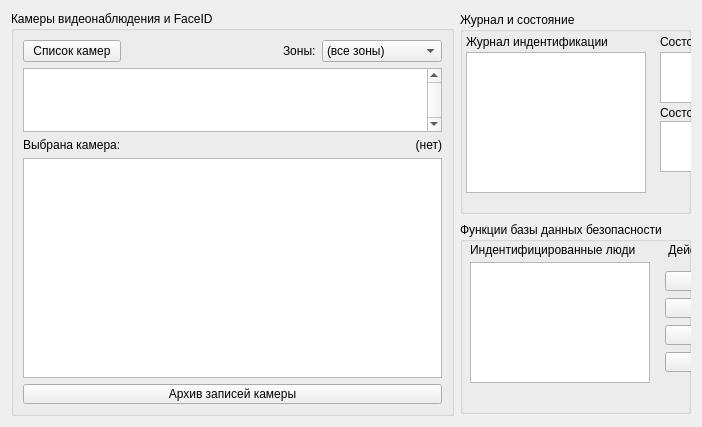
            <widget class="QWidget" name="page_2">
             <layout class="QVBoxLayout" name="verticalLayout_6">
              <item>
               <layout class="QGridLayout" name="grd_DefnRootWidget">
                <item row="0" column="1">
                 <widget class="QGroupBox" name="box_DefnLogsPool">
                  <property name="sizePolicy">
                   <sizepolicy hsizetype="Maximum" vsizetype="Expanding">
                    <horstretch>0</horstretch>
                    <verstretch>0</verstretch>
                   </sizepolicy>
                  </property>
                  <property name="maximumSize">
                   <size>
                    <width>447</width>
                    <height>202</height>
                   </size>
                  </property>
                  <property name="title">
                   <string>Журнал и состояние</string>
                  </property>
                  <widget class="QLabel" name="lbl_ReadOnly7">
                   <property name="geometry">
                    <rect>
                     <x>6</x>
                     <y>22</y>
                     <width>141</width>
                     <height>16</height>
                    </rect>
                   </property>
                   <property name="text">
                    <string>Журнал индентификации</string>
                   </property>
                  </widget>
                  <widget class="QTableView" name="tbv_DefnIndeficationLog">
                   <property name="geometry">
                    <rect>
                     <x>6</x>
                     <y>40</y>
                     <width>180</width>
                     <height>141</height>
                    </rect>
                   </property>
                  </widget>
                  <widget class="QLabel" name="lbl_ReadOnly8">
                   <property name="geometry">
                    <rect>
                     <x>200</x>
                     <y>22</y>
                     <width>181</width>
                     <height>16</height>
                    </rect>
                   </property>
                   <property name="text">
                    <string>Состояние замков</string>
                   </property>
                  </widget>
                  <widget class="QTableView" name="tbv_DefnLockStat">
                   <property name="geometry">
                    <rect>
                     <x>200</x>
                     <y>40</y>
                     <width>241</width>
                     <height>51</height>
                    </rect>
                   </property>
                  </widget>
                  <widget class="QLabel" name="lbl_ReadOnly9">
                   <property name="geometry">
                    <rect>
                     <x>200</x>
                     <y>93</y>
                     <width>181</width>
                     <height>16</height>
                    </rect>
                   </property>
                   <property name="text">
                    <string>Состояние модулей FaceID и ОП</string>
                   </property>
                  </widget>
                  <widget class="QTableView" name="tbv_DefnHardwareStat">
                   <property name="geometry">
                    <rect>
                     <x>200</x>
                     <y>109</y>
                     <width>241</width>
                     <height>51</height>
                    </rect>
                   </property>
                  </widget>
                 </widget>
                </item>
                <item row="1" column="1">
                 <widget class="QGroupBox" name="box_DefnDatabase">
                  <property name="sizePolicy">
                   <sizepolicy hsizetype="Preferred" vsizetype="Expanding">
                    <horstretch>0</horstretch>
                    <verstretch>0</verstretch>
                   </sizepolicy>
                  </property>
                  <property name="maximumSize">
                   <size>
                    <width>16777215</width>
                    <height>192</height>
                   </size>
                  </property>
                  <property name="title">
                   <string>Функции базы данных безопасности</string>
                  </property>
                  <widget class="QLabel" name="lbl_ReadOnly11">
                   <property name="geometry">
                    <rect>
                     <x>10</x>
                     <y>20</y>
                     <width>170</width>
                     <height>16</height>
                    </rect>
                   </property>
                   <property name="text">
                    <string>Индентифицированные люди</string>
                   </property>
                  </widget>
                  <widget class="QWidget" name="verticalLayoutWidget">
                   <property name="geometry">
                    <rect>
                     <x>199</x>
                     <y>39</y>
                     <width>241</width>
                     <height>121</height>
                    </rect>
                   </property>
                   <layout class="QVBoxLayout" name="qvl_DefnDataBaseActionsPool">
                    <property name="leftMargin">
                     <number>6</number>
                    </property>
                    <property name="topMargin">
                     <number>9</number>
                    </property>
                    <property name="rightMargin">
                     <number>6</number>
                    </property>
                    <property name="bottomMargin">
                     <number>9</number>
                    </property>
                    <item>
                     <widget class="QPushButton" name="btn_DefnDatabaseAddUser">
                      <property name="sizePolicy">
                       <sizepolicy hsizetype="Preferred" vsizetype="Maximum">
                        <horstretch>0</horstretch>
                        <verstretch>0</verstretch>
                       </sizepolicy>
                      </property>
                      <property name="maximumSize">
                       <size>
                        <width>16777215</width>
                        <height>20</height>
                       </size>
                      </property>
                      <property name="text">
                       <string>Добавить пользователя</string>
                      </property>
                      <property name="icon">
                       <iconset resource="../../images/resources.qrc">
                        <normaloff>:/black/black/plus_ico.png</normaloff>:/black/black/plus_ico.png</iconset>
                      </property>
                      <property name="iconSize">
                       <size>
                        <width>13</width>
                        <height>13</height>
                       </size>
                      </property>
                     </widget>
                    </item>
                    <item>
                     <widget class="QPushButton" name="btn_DefnDatabaseConfigureUser">
                      <property name="sizePolicy">
                       <sizepolicy hsizetype="Preferred" vsizetype="Maximum">
                        <horstretch>0</horstretch>
                        <verstretch>0</verstretch>
                       </sizepolicy>
                      </property>
                      <property name="maximumSize">
                       <size>
                        <width>16777215</width>
                        <height>20</height>
                       </size>
                      </property>
                      <property name="text">
                       <string>Настроить пользователя</string>
                      </property>
                      <property name="icon">
                       <iconset resource="../../images/resources.qrc">
                        <normaloff>:/black/black/more_ico.png</normaloff>:/black/black/more_ico.png</iconset>
                      </property>
                      <property name="iconSize">
                       <size>
                        <width>13</width>
                        <height>13</height>
                       </size>
                      </property>
                     </widget>
                    </item>
                    <item>
                     <widget class="QPushButton" name="btn_DefnDatabaseDeleteUser">
                      <property name="sizePolicy">
                       <sizepolicy hsizetype="Preferred" vsizetype="Maximum">
                        <horstretch>0</horstretch>
                        <verstretch>0</verstretch>
                       </sizepolicy>
                      </property>
                      <property name="maximumSize">
                       <size>
                        <width>16777215</width>
                        <height>20</height>
                       </size>
                      </property>
                      <property name="text">
                       <string>Исключить пользователя</string>
                      </property>
                      <property name="icon">
                       <iconset resource="../../images/resources.qrc">
                        <normaloff>:/black/black/minus_ico.png</normaloff>:/black/black/minus_ico.png</iconset>
                      </property>
                      <property name="iconSize">
                       <size>
                        <width>13</width>
                        <height>13</height>
                       </size>
                      </property>
                     </widget>
                    </item>
                    <item>
                     <widget class="QPushButton" name="btn_DefnDatabaseLocalFunc">
                      <property name="sizePolicy">
                       <sizepolicy hsizetype="Preferred" vsizetype="Maximum">
                        <horstretch>0</horstretch>
                        <verstretch>0</verstretch>
                       </sizepolicy>
                      </property>
                      <property name="maximumSize">
                       <size>
                        <width>16777215</width>
                        <height>20</height>
                       </size>
                      </property>
                      <property name="text">
                       <string>Локальные функции...</string>
                      </property>
                      <property name="icon">
                       <iconset resource="../../images/resources.qrc">
                        <normaloff>:/black/black/save_ico_-d_.png</normaloff>:/black/black/save_ico_-d_.png</iconset>
                      </property>
                      <property name="iconSize">
                       <size>
                        <width>25</width>
                        <height>25</height>
                       </size>
                      </property>
                     </widget>
                    </item>
                   </layout>
                  </widget>
                  <widget class="QLabel" name="lbl_ReadOnly12">
                   <property name="geometry">
                    <rect>
                     <x>200</x>
                     <y>20</y>
                     <width>238</width>
                     <height>16</height>
                    </rect>
                   </property>
                   <property name="text">
                    <string>Действия с базой данных безопасности</string>
                   </property>
                   <property name="alignment">
                    <set>Qt::AlignCenter</set>
                   </property>
                  </widget>
                  <widget class="QListView" name="ltv_DefnDatabaseUsersList">
                   <property name="geometry">
                    <rect>
                     <x>10</x>
                     <y>40</y>
                     <width>180</width>
                     <height>121</height>
                    </rect>
                   </property>
                  </widget>
                 </widget>
                </item>
                <item row="0" column="0" rowspan="2">
                 <widget class="QGroupBox" name="box_DefnCamBox">
                  <property name="sizePolicy">
                   <sizepolicy hsizetype="Preferred" vsizetype="Expanding">
                    <horstretch>0</horstretch>
                    <verstretch>0</verstretch>
                   </sizepolicy>
                  </property>
                  <property name="title">
                   <string>Камеры видеонаблюдения и FaceID</string>
                  </property>
                  <layout class="QGridLayout" name="gridLayout_3">
                   <item row="0" column="0">
                    <widget class="QPushButton" name="btn_DefnToggleCamList">
                     <property name="text">
                      <string>Список камер</string>
                     </property>
                     <property name="icon">
                      <iconset>
                       <normaloff>:/images/arrowDown_ico.png</normaloff>:/images/arrowDown_ico.png</iconset>
                     </property>
                     <property name="checkable">
                      <bool>true</bool>
                     </property>
                     <property name="checked">
                      <bool>false</bool>
                     </property>
                    </widget>
                   </item>
                   <item row="2" column="0">
                    <widget class="QLabel" name="lbl_ReadOnly10">
                     <property name="text">
                      <string>Выбрана камера:</string>
                     </property>
                    </widget>
                   </item>
                   <item row="0" column="2">
                    <widget class="QLabel" name="lbl_ReadOnly6">
                     <property name="sizePolicy">
                      <sizepolicy hsizetype="Maximum" vsizetype="Preferred">
                       <horstretch>0</horstretch>
                       <verstretch>0</verstretch>
                      </sizepolicy>
                     </property>
                     <property name="styleSheet">
                      <string notr="true">QPushButton {
	color: black;
    background-color: rgb(215, 215, 215);
    border: 1px solid gray;
    border-radius: 3px;
    padding: 1px 18px 1px 3px;
    min-width: 6em;
	font: 8pt &quot;Segoe UI Semibold&quot;;
}

QPushButton:hover {
	color: rgb(30, 30, 30);
	background-color: rgb(226, 226, 226);
}</string>
                     </property>
                     <property name="text">
                      <string>Зоны:</string>
                     </property>
                    </widget>
                   </item>
                   <item row="0" column="1">
                    <spacer name="horizontalSpacer">
                     <property name="orientation">
                      <enum>Qt::Horizontal</enum>
                     </property>
                     <property name="sizeType">
                      <enum>QSizePolicy::Maximum</enum>
                     </property>
                     <property name="sizeHint" stdset="0">
                      <size>
                       <width>150</width>
                       <height>20</height>
                      </size>
                     </property>
                    </spacer>
                   </item>
                   <item row="4" column="0" colspan="4">
                    <widget class="QPushButton" name="btn_DefnCamRecArchOpen">
                     <property name="sizePolicy">
                      <sizepolicy hsizetype="Expanding" vsizetype="Fixed">
                       <horstretch>0</horstretch>
                       <verstretch>0</verstretch>
                      </sizepolicy>
                     </property>
                     <property name="minimumSize">
                      <size>
                       <width>80</width>
                       <height>20</height>
                      </size>
                     </property>
                     <property name="text">
                      <string>Архив записей камеры</string>
                     </property>
                    </widget>
                   </item>
                   <item row="2" column="3">
                    <widget class="QLabel" name="lbl_DefnCurrSetCamId">
                     <property name="text">
                      <string>(нет)</string>
                     </property>
                     <property name="alignment">
                      <set>Qt::AlignRight|Qt::AlignTrailing|Qt::AlignVCenter</set>
                     </property>
                    </widget>
                   </item>
                   <item row="1" column="0" colspan="4">
                    <widget class="QTableWidget" name="tbw_DefnCamList">
                     <property name="sizePolicy">
                      <sizepolicy hsizetype="Preferred" vsizetype="Expanding">
                       <horstretch>0</horstretch>
                       <verstretch>0</verstretch>
                      </sizepolicy>
                     </property>
                     <property name="minimumSize">
                      <size>
                       <width>0</width>
                       <height>64</height>
                      </size>
                     </property>
                     <property name="verticalScrollBarPolicy">
                      <enum>Qt::ScrollBarAlwaysOn</enum>
                     </property>
                    </widget>
                   </item>
                   <item row="0" column="3">
                    <widget class="QComboBox" name="cbb_DefnCamListZoning">
                     <property name="sizePolicy">
                      <sizepolicy hsizetype="Maximum" vsizetype="Fixed">
                       <horstretch>0</horstretch>
                       <verstretch>0</verstretch>
                      </sizepolicy>
                     </property>
                     <property name="maximumSize">
                      <size>
                       <width>120</width>
                       <height>16777215</height>
                      </size>
                     </property>
                     <property name="editable">
                      <bool>false</bool>
                     </property>
                     <property name="maxCount">
                      <number>36</number>
                     </property>
                     <property name="minimumContentsLength">
                      <number>1</number>
                     </property>
                     <item>
                      <property name="text">
                       <string>(все зоны)</string>
                      </property>
                     </item>
                     <item>
                      <property name="text">
                       <string>(не определено)</string>
                      </property>
                     </item>
                    </widget>
                   </item>
                   <item row="3" column="0" colspan="4">
                    <widget class="QGraphicsView" name="gvf_DefnCamView">
                     <property name="sizePolicy">
                      <sizepolicy hsizetype="Expanding" vsizetype="Minimum">
                       <horstretch>0</horstretch>
                       <verstretch>0</verstretch>
                      </sizepolicy>
                     </property>
                     <property name="minimumSize">
                      <size>
                       <width>0</width>
                       <height>220</height>
                      </size>
                     </property>
                     <property name="maximumSize">
                      <size>
                       <width>16777215</width>
                       <height>220</height>
                      </size>
                     </property>
                     <property name="verticalScrollBarPolicy">
                      <enum>Qt::ScrollBarAlwaysOff</enum>
                     </property>
                     <property name="horizontalScrollBarPolicy">
                      <enum>Qt::ScrollBarAlwaysOff</enum>
                     </property>
                    </widget>
                   </item>
                  </layout>
                 </widget>
                </item>
               </layout>
              </item>
             </layout>
            </widget>
